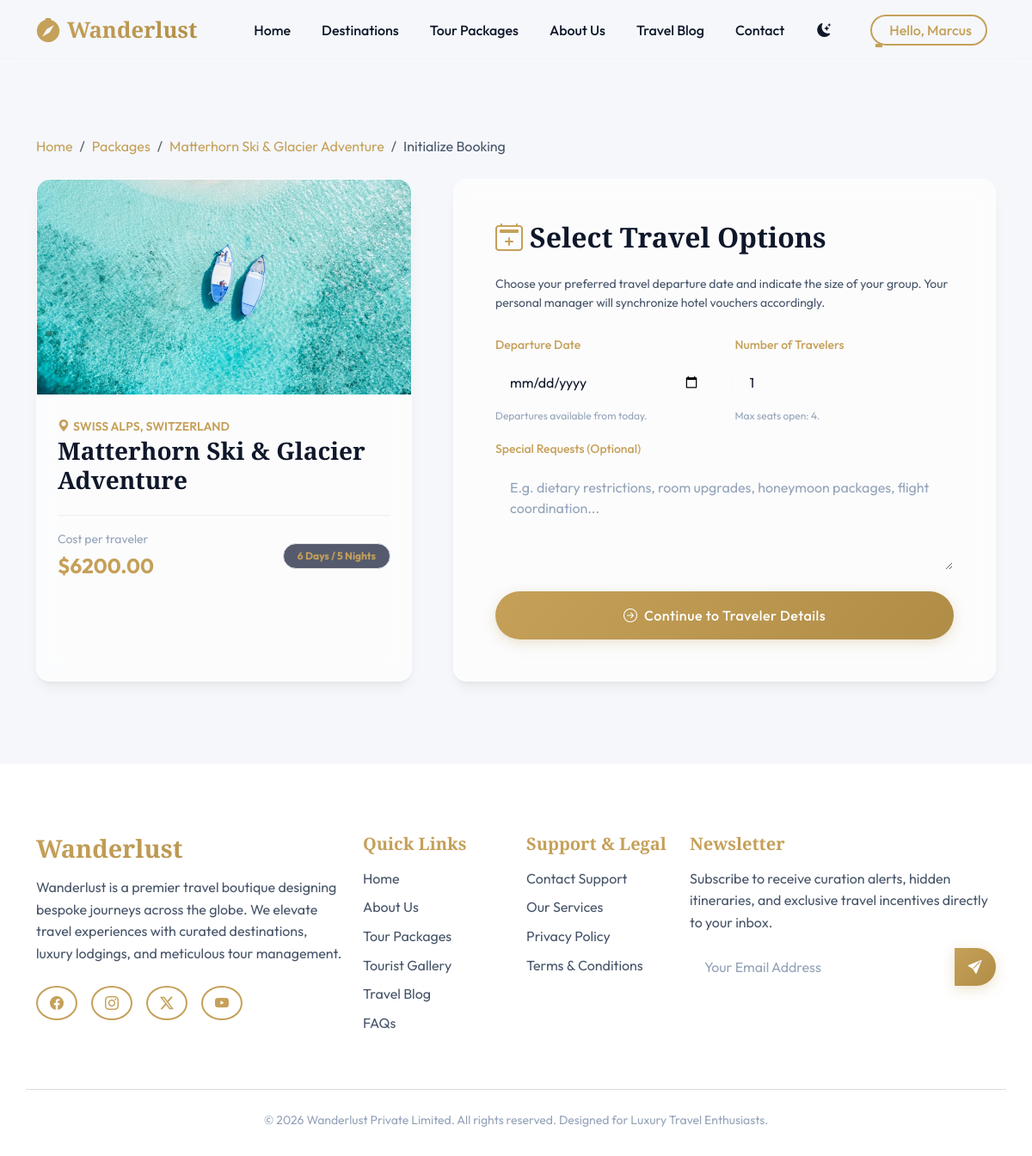
Screenshot of /bookings/book/matterhorn-ski-adventure/ (signed in) with the database file from the repository.
### tours/models.py (models this page shows, shortened)
class TourPackage(models.Model):
    DIFFICULTY_CHOICES = [
        ('easy', 'Easy'),
        ('moderate', 'Moderate'),
        ('challenging', 'Challenging'),
        ('extreme', 'Extreme'),
    ]
    title = models.CharField(max_length=200)
    slug = models.SlugField(unique=True)
    destination = models.ForeignKey(Destination, on_delete=models.CASCADE, related_name='packages')
    category = models.ForeignKey(Category, on_delete=models.SET_NULL, null=True, blank=True, related_name='packages')
    cover_image = models.ImageField(upload_to='packages/')
    price = models.DecimalField(max_digits=10, decimal_places=2, validators=[MinValueValidator(0)])
    discount_price = models.DecimalField(max_digits=10, decimal_places=2, null=True, blank=True, validators=[MinValueValidator(0)])
    duration_days = models.PositiveIntegerField(default=1)
    duration_nights = models.PositiveIntegerField(default=0)
    available_seats = models.PositiveIntegerField(default=10)
    difficulty = models.CharField(max_length=20, choices=DIFFICULTY_CHOICES, default='easy')
    best_season = models.CharField(max_length=100, help_text="E.g., Winter / Summer")
    included_services = models.TextField(help_text="Items included, separated by newlines")
    excluded_services = models.TextField(help_text="Items excluded, separated by newlines")
    map_iframe = models.TextField(blank=True, help_text="Google Maps iframe link only (src attribute value)")
    featured = models.BooleanField(default=False)
    is_active = models.BooleanField(default=True)
    created_at = models.DateTimeField(auto_now_add=True)
    updated_at = models.DateTimeField(auto_now=True)
    class Meta:
        ordering = ['-created_at']
    @property
    def current_price(self):
        if self.discount_price and self.discount_price < self.price:
            return self.discount_price
        return self.price

class Destination(models.Model):
    name = models.CharField(max_length=100)
    slug = models.SlugField(unique=True)
    hero_image = models.ImageField(upload_to='destinations/')
    description = models.TextField()
    attractions = models.TextField(help_text="Key tourist attractions (comma-separated or HTML/markdown)")
    best_time_to_visit = models.CharField(max_length=150, help_text="E.g., October to April")
    weather_info = models.CharField(max_length=200, help_text="E.g., 20°C - 30°C Average")
    featured = models.BooleanField(default=False, help_text="Show this destination on the home page spotlight")
    nearby_destinations = models.ManyToManyField('self', blank=True, symmetrical=True)

### bookings/views.py (the view, shortened to what this page needs)
# urls.py: path('book/<slug:slug>/', views.book_package, name='book_package'),
@login_required
def book_package(request, slug):
    package = get_object_or_404(TourPackage, slug=slug, is_active=True)
    if package.available_seats <= 0:
        messages.error(request, "This tour package is currently fully booked.")
        return redirect('tours:package_detail', slug=slug)
    context = {
        'package': package,
        'today': datetime.date.today().strftime('%Y-%m-%d')
    }
    return render(request, 'bookings/book_init.html', context)

### templates/bookings/book_init.html (shortened to what this page needs)
{% extends 'base.html' %}
{% load static %}
{% block content %}
<section class="py-5" style="margin-top: 20px;">
    <div class="container">
        <nav aria-label="breadcrumb" class="mb-4" data-aos="fade-up">
            <ol class="breadcrumb bg-transparent p-0">
                <li class="breadcrumb-item"><a href="{% url 'core:home' %}" class="text-gold text-decoration-none">Home</a></li>
                <li class="breadcrumb-item"><a href="{% url 'tours:packages' %}" class="text-gold text-decoration-none">Packages</a></li>
                <li class="breadcrumb-item"><a href="{% url 'tours:package_detail' package.slug %}" class="text-gold text-decoration-none">{{ package.title }}</a></li>
                <li class="breadcrumb-item text-secondary active" aria-current="page">Initialize Booking</li>
            </ol>
        </nav>
        <div class="row g-5">
            <div class="col-lg-5" data-aos="fade-right">
                <div class="glass-panel overflow-hidden h-100 d-flex flex-column">
                    <img src="{{ package.cover_image.url }}" class="w-100 object-fit-cover" style="height: 250px;" alt="{{ package.title }}">
                    <div class="p-4 flex-grow-1">
                        <span class="text-gold small fw-semibold text-uppercase mb-1"><i class="bi bi-geo-alt-fill me-1"></i>{{ package.destination.name }}</span>
                        <h3 class="font-heading mb-3">{{ package.title }}</h3>
                        <div class="border-top border-secondary border-opacity-10 pt-3 mt-auto d-flex justify-content-between align-items-center">
                            <div>
                                <span class="text-muted small d-block">Cost per traveler</span>
                                <span class="fs-4 fw-bold text-gold">${{ package.current_price }}</span>
                            </div>
                            <span class="badge bg-glass-dark text-gold border border-gold border-opacity-25 py-2 px-3 rounded-pill">{{ package.duration_days }} Days / {{ package.duration_nights }} Nights</span>
                        </div>
                    </div>
                </div>
            </div>
            <div class="col-lg-7" data-aos="fade-left">
                <div class="glass-panel p-5">
                    <h2 class="font-heading mb-4 text-primary-theme"><i class="bi bi-calendar2-plus text-gold me-2"></i>Select Travel Options</h2>
                    <p class="text-secondary small mb-4">Choose your preferred travel departure date and indicate the size of your group. Your personal manager will synchronize hotel vouchers accordingly.</p>
                    <form method="POST">
                        <div class="row">
                            <div class="col-md-6 mb-3">
                                <label for="travel_date" class="form-label text-gold small fw-medium">Departure Date</label>
                                <input type="date" name="travel_date" id="travel_date" class="form-control form-glass" min="{{ today }}" required>
                                <div class="text-muted small mt-1" style="font-size: 0.75rem;">Departures available from today.</div>
                            </div>
                            <div class="col-md-6 mb-3">
                                <label for="number_of_travelers" class="form-label text-gold small fw-medium">Number of Travelers</label>
                                <input type="number" name="number_of_travelers" id="number_of_travelers" class="form-control form-glass" min="1" max="{{ package.available_seats }}" value="1" required>
                                <div class="text-muted small mt-1" style="font-size: 0.75rem;">Max seats open: {{ package.available_seats }}.</div>
                            </div>
                        </div>
                        <div class="mb-4">
                            <label for="special_requests" class="form-label text-gold small fw-medium">Special Requests (Optional)</label>
                            <textarea name="special_requests" id="special_requests" class="form-control form-glass" rows="4" placeholder="E.g. dietary restrictions, room upgrades, honeymoon packages, flight coordination..."></textarea>
                        </div>
                        <button type="submit" class="btn btn-gold w-100 py-3"><i class="bi bi-arrow-right-circle me-1"></i> Continue to Traveler Details</button>
                    </form>
                </div>
            </div>
        </div>
    </div>
</section>
{% endblock %}

### templates/base.html (shortened to what this page needs)
{% load static %}
<!DOCTYPE html>
<html lang="en" data-theme="light">
<head>
    <link href="https://cdn.jsdelivr.net/npm/bootstrap@5.3.2/dist/css/bootstrap.min.css" rel="stylesheet">
    <link rel="stylesheet" href="https://cdn.jsdelivr.net/npm/bootstrap-icons@1.11.2/font/bootstrap-icons.min.css">
    <link rel="stylesheet" href="https://cdnjs.cloudflare.com/ajax/libs/animate.css/4.1.1/animate.min.css"/>
    <link rel="stylesheet" href="https://unpkg.com/aos@next/dist/aos.css" />
    <link rel="stylesheet" href="https://cdn.jsdelivr.net/npm/swiper@11/swiper-bundle.min.css" />
    <link rel="stylesheet" href="{% static 'css/style.css' %}">
</head>
<body>
    <nav class="navbar navbar-expand-lg navbar-custom fixed-top">
        <div class="container">
            <a class="navbar-brand d-flex align-items-center" href="{% url 'core:home' %}">
                <i class="bi bi-compass-fill text-gold me-2 fs-3 animate__animated animate__pulse animate__infinite"></i>
                <span class="navbar-brand-text">Wanderlust</span>
            </a>
            <div class="collapse navbar-collapse" id="navbarContent">
                <ul class="navbar-nav ms-auto mb-2 mb-lg-0 align-items-lg-center">
                    <li class="nav-item">
                        <a class="nav-link {% if request.resolver_match.view_name == 'core:home' %}active{% endif %}" href="{% url 'core:home' %}">Home</a>
                    </li>
                    <li class="nav-item">
                        <a class="nav-link {% if 'tours:destination' in request.resolver_match.view_name %}active{% endif %}" href="{% url 'tours:destinations' %}">Destinations</a>
                    </li>
                    <li class="nav-item">
                        <a class="nav-link {% if 'tours:package' in request.resolver_match.view_name %}active{% endif %}" href="{% url 'tours:packages' %}">Tour Packages</a>
                    </li>
                    <li class="nav-item">
                        <a class="nav-link {% if request.resolver_match.view_name == 'core:about' %}active{% endif %}" href="{% url 'core:about' %}">About Us</a>
                    </li>
                    <li class="nav-item">
                        <a class="nav-link {% if request.resolver_match.view_name == 'blog:blog_home' or 'blog:' in request.resolver_match.view_name %}active{% endif %}" href="{% url 'blog:blog_home' %}">Travel Blog</a>
                    </li>
                    <li class="nav-item">
                        <a class="nav-link {% if request.resolver_match.view_name == 'contact:contact' %}active{% endif %}" href="{% url 'contact:contact' %}">Contact</a>
                    </li>
                    <li class="nav-item mx-2 my-2 my-lg-0">
                        <button class="theme-toggle-btn" id="theme-toggle" title="Toggle Light/Dark Theme">
                            <i class="bi bi-moon-stars-fill"></i>
                        </button>
                    </li>
                    {% if user.is_authenticated %}
                        <li class="nav-item dropdown ms-lg-3">
                            <a class="nav-link dropdown-toggle btn btn-outline-gold text-gold py-1 px-3 d-inline-flex align-items-center" href="#" id="navbarUserDropdown" role="button" data-bs-toggle="dropdown" aria-expanded="false">
                                 Hello, {{ user.first_name|default:user.username }}
                            </a>
                        </li>
                    {% else %}
                        <li class="nav-item ms-lg-3 my-2 my-lg-0">
                            <a href="{% url 'accounts:login' %}" class="btn btn-outline-gold py-2 px-3 me-2">Login</a>
                            <a href="{% url 'accounts:register' %}" class="btn btn-gold py-2 px-3">Register</a>
                        </li>
                    {% endif %}
                </ul>
            </div>
        </div>
    </nav>
    <main class="theme-transition" style="min-height: 80vh; padding-top: 90px;">
        {% block content %}
        {% endblock %}
    </main>
    <footer class="footer-custom mt-5 theme-transition">
        <div class="container">
            <div class="row g-4 mb-5">
                <div class="col-lg-4 col-md-6" data-aos="fade-up" data-aos-delay="100">
                    <h5 class="footer-logo mb-3">Wanderlust</h5>
                    <p class="mb-4">Wanderlust is a premier travel boutique designing bespoke journeys across the globe. We elevate travel experiences with curated destinations, luxury lodgings, and meticulous tour management.</p>
                    <div class="d-flex gap-3">
                        <a href="#" class="btn btn-outline-gold rounded-circle d-flex align-items-center justify-content-center" style="width: 40px; height: 40px;"><i class="bi bi-facebook"></i></a>
                        <a href="#" class="btn btn-outline-gold rounded-circle d-flex align-items-center justify-content-center" style="width: 40px; height: 40px;"><i class="bi bi-instagram"></i></a>
                        <a href="#" class="btn btn-outline-gold rounded-circle d-flex align-items-center justify-content-center" style="width: 40px; height: 40px;"><i class="bi bi-twitter-x"></i></a>
                        <a href="#" class="btn btn-outline-gold rounded-circle d-flex align-items-center justify-content-center" style="width: 40px; height: 40px;"><i class="bi bi-youtube"></i></a>
                    </div>
                </div>
                <div class="col-lg-2 col-md-6" data-aos="fade-up" data-aos-delay="200">
                    <h5 class="mb-3 text-gold">Quick Links</h5>
                    <ul class="list-unstyled d-flex flex-column gap-2">
                        <li><a href="{% url 'core:home' %}" class="footer-link">Home</a></li>
                        <li><a href="{% url 'core:about' %}" class="footer-link">About Us</a></li>
                        <li><a href="{% url 'tours:packages' %}" class="footer-link">Tour Packages</a></li>
                        <li><a href="{% url 'core:gallery' %}" class="footer-link">Tourist Gallery</a></li>
                        <li><a href="{% url 'blog:blog_home' %}" class="footer-link">Travel Blog</a></li>
                        <li><a href="{% url 'core:faqs' %}" class="footer-link">FAQs</a></li>
                    </ul>
                </div>
                <div class="col-lg-2 col-md-6" data-aos="fade-up" data-aos-delay="300">
                    <h5 class="mb-3 text-gold">Support & Legal</h5>
                    <ul class="list-unstyled d-flex flex-column gap-2">
                        <li><a href="{% url 'contact:contact' %}" class="footer-link">Contact Support</a></li>
                        <li><a href="{% url 'core:services' %}" class="footer-link">Our Services</a></li>
                        <li><a href="{% url 'core:privacy_policy' %}" class="footer-link">Privacy Policy</a></li>
                        <li><a href="{% url 'core:terms_conditions' %}" class="footer-link">Terms & Conditions</a></li>
                    </ul>
                </div>
                <div class="col-lg-4 col-md-6" data-aos="fade-up" data-aos-delay="400">
                    <h5 class="mb-3 text-gold">Newsletter</h5>
                    <p class="mb-3">Subscribe to receive curation alerts, hidden itineraries, and exclusive travel incentives directly to your inbox.</p>
                    <form id="newsletter-form" class="position-relative">
                        <div class="input-group">
                            <input type="email" name="email" class="form-control form-glass py-2" placeholder="Your Email Address" required>
                            <button type="submit" class="btn btn-gold px-3"><i class="bi bi-send-fill"></i></button>
                        </div>
                    </form>
                </div>
            </div>
            <div class="row pt-4 border-top border-secondary border-opacity-25 text-center">
                <div class="col-12">
                    <p class="mb-0 text-muted small">&copy; {% now "Y" %} Wanderlust Private Limited. All rights reserved. Designed for Luxury Travel Enthusiasts.</p>
                </div>
            </div>
        </div>
    </footer>
</body>
</html>

### rows the page displays
TourPackage: title "Matterhorn Ski & Glacier Adventure", cover_image (picture), destination.name "SWISS ALPS, SWITZERLAND", current_price "6200.00", duration_days "6", duration_nights "5", available_seats "4"

### other values shown
{{ user.first_name|default:user.username }} "Marcus"
